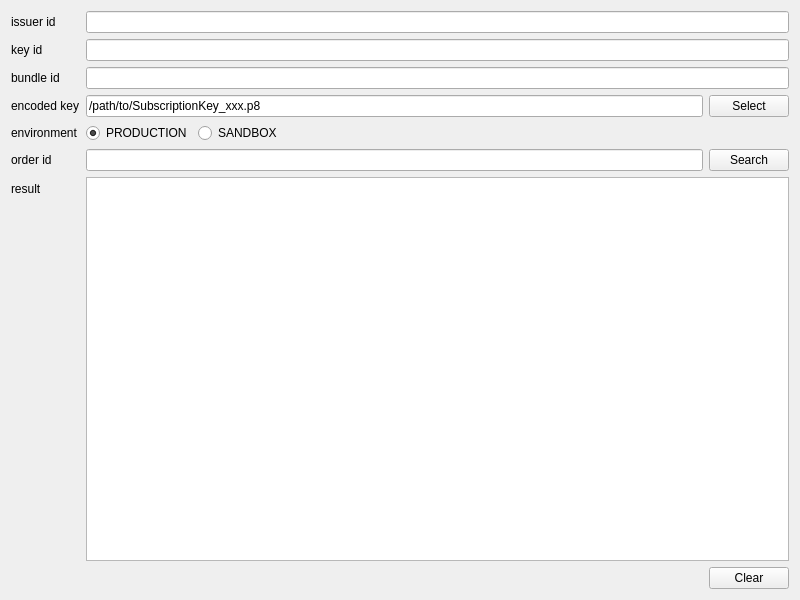
<?xml version="1.0" encoding="UTF-8"?>
<ui version="4.0">
 <class>Widget</class>
 <widget class="QWidget" name="Widget">
  <property name="geometry">
   <rect>
    <x>0</x>
    <y>0</y>
    <width>800</width>
    <height>600</height>
   </rect>
  </property>
  <property name="windowTitle">
   <string>easy order</string>
  </property>
  <layout class="QVBoxLayout" name="verticalLayout_2">
   <item>
    <layout class="QFormLayout" name="formLayout_2">
     <item row="0" column="0">
      <widget class="QLabel" name="label">
       <property name="text">
        <string>issuer id</string>
       </property>
      </widget>
     </item>
     <item row="1" column="0">
      <widget class="QLabel" name="label_2">
       <property name="text">
        <string>key id</string>
       </property>
      </widget>
     </item>
     <item row="2" column="0">
      <widget class="QLabel" name="label_3">
       <property name="text">
        <string>bundle id</string>
       </property>
      </widget>
     </item>
     <item row="3" column="0">
      <widget class="QLabel" name="label_4">
       <property name="text">
        <string>encoded key</string>
       </property>
      </widget>
     </item>
     <item row="4" column="0">
      <widget class="QLabel" name="label_5">
       <property name="text">
        <string>environment</string>
       </property>
      </widget>
     </item>
     <item row="5" column="0">
      <widget class="QLabel" name="label_6">
       <property name="text">
        <string>order id</string>
       </property>
      </widget>
     </item>
     <item row="6" column="0">
      <widget class="QLabel" name="label_7">
       <property name="text">
        <string>result</string>
       </property>
      </widget>
     </item>
     <item row="0" column="1">
      <widget class="QLineEdit" name="issuerId"/>
     </item>
     <item row="1" column="1">
      <widget class="QLineEdit" name="keyId"/>
     </item>
     <item row="2" column="1">
      <widget class="QLineEdit" name="bundleId"/>
     </item>
     <item row="3" column="1">
      <layout class="QHBoxLayout" name="horizontalLayout">
       <item>
        <widget class="QLineEdit" name="filePath">
         <property name="text">
          <string>/path/to/SubscriptionKey_xxx.p8</string>
         </property>
        </widget>
       </item>
       <item>
        <widget class="QPushButton" name="sel_btn">
         <property name="text">
          <string>Select</string>
         </property>
        </widget>
       </item>
      </layout>
     </item>
     <item row="4" column="1">
      <layout class="QHBoxLayout" name="horizontalLayout_2">
       <item>
        <widget class="QRadioButton" name="PRODUCTION">
         <property name="text">
          <string>PRODUCTION</string>
         </property>
         <property name="checked">
          <bool>true</bool>
         </property>
        </widget>
       </item>
       <item>
        <widget class="QRadioButton" name="SANDBOX">
         <property name="text">
          <string>SANDBOX</string>
         </property>
        </widget>
       </item>
       <item>
        <spacer name="horizontalSpacer_2">
         <property name="orientation">
          <enum>Qt::Horizontal</enum>
         </property>
         <property name="sizeHint" stdset="0">
          <size>
           <width>40</width>
           <height>20</height>
          </size>
         </property>
        </spacer>
       </item>
      </layout>
     </item>
     <item row="5" column="1">
      <layout class="QHBoxLayout" name="horizontalLayout_3">
       <item>
        <widget class="QLineEdit" name="orderId"/>
       </item>
       <item>
        <widget class="QPushButton" name="sub_btn">
         <property name="text">
          <string>Search</string>
         </property>
        </widget>
       </item>
      </layout>
     </item>
     <item row="6" column="1">
      <layout class="QVBoxLayout" name="verticalLayout">
       <item>
        <widget class="QTextBrowser" name="textBrowser">
         <property name="html">
          <string>&lt;!DOCTYPE HTML PUBLIC &quot;-//W3C//DTD HTML 4.0//EN&quot; &quot;http://www.w3.org/TR/REC-html40/strict.dtd&quot;&gt;
&lt;html&gt;&lt;head&gt;&lt;meta name=&quot;qrichtext&quot; content=&quot;1&quot; /&gt;&lt;meta charset=&quot;utf-8&quot; /&gt;&lt;style type=&quot;text/css&quot;&gt;
p, li { white-space: pre-wrap; }
hr { height: 1px; border-width: 0; }
li.unchecked::marker { content: &quot;\2610&quot;; }
li.checked::marker { content: &quot;\2612&quot;; }
&lt;/style&gt;&lt;/head&gt;&lt;body style=&quot; font-family:'Ubuntu Sans'; font-size:11pt; font-weight:400; font-style:normal;&quot;&gt;
&lt;p style=&quot;-qt-paragraph-type:empty; margin-top:0px; margin-bottom:0px; margin-left:0px; margin-right:0px; -qt-block-indent:0; text-indent:0px;&quot;&gt;&lt;br /&gt;&lt;/p&gt;&lt;/body&gt;&lt;/html&gt;</string>
         </property>
        </widget>
       </item>
       <item>
        <layout class="QHBoxLayout" name="horizontalLayout_4">
         <item>
          <spacer name="horizontalSpacer">
           <property name="orientation">
            <enum>Qt::Horizontal</enum>
           </property>
           <property name="sizeHint" stdset="0">
            <size>
             <width>40</width>
             <height>20</height>
            </size>
           </property>
          </spacer>
         </item>
         <item>
          <widget class="QPushButton" name="clr_btn">
           <property name="text">
            <string>Clear</string>
           </property>
          </widget>
         </item>
        </layout>
       </item>
      </layout>
     </item>
    </layout>
   </item>
  </layout>
 </widget>
 <resources/>
 <connections/>
</ui>
